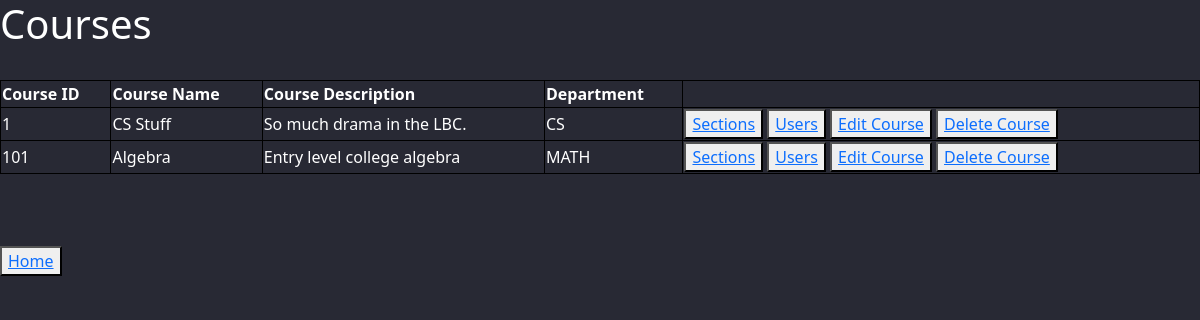
The app's page /courses/ (signed in) with its own data.
### Management/models.py (models this page shows, shortened)
class Course(models.Model):
    courseID = models.IntegerField(primary_key=True)
    courseName = models.CharField(max_length=40)
    courseDescription = models.CharField(max_length=140)
    courseDepartment = models.CharField(max_length=16)

### Management/views.py (the view)
# urls.py: path('courses/', courses.as_view(), name='courses'),
class courses(View):
    def get(self, request):
        userRole = request.session['roleSession']
        course = Course.objects.all()
        context = {'courses': course, 'roleTemplate': userRole}
        return render(request, "main/Course/courses.html", context)

### templates/main/Course/courses.html (shortened to what this page needs)
{% extends 'base.html' %}
{% block content %}
<h1>Courses</h1>
{{ message }} <br>
<table style="width:100%">
  <tr>
      <th>Course ID</th>
    <th>Course Name</th>
    <th>Course Description</th>
    <th>Department</th>
  </tr>
  {% for course in courses %}
  <tr>
    <td>{{ course.courseID }}</td>
    <td>{{ course.courseName }}</td>
    <td>{{ course.courseDescription }}</td>
    <td>{{ course.courseDepartment }}</td>
    <td>
        <button type="button"><a href="{% url 'sections' course.courseID %}">Sections</a></button>
        <button type="button"><a href="{% url 'usersInCourse' course.courseID %}">Users</a></button>
        <button type="button"><a href="{% url 'courseedit' course.courseID %}">Edit Course</a></button>
        <button type="button"><a href="{% url 'courseDelete' course.courseID %}">Delete Course</a></button>
    </td>
  </tr>
  {% endfor %}
</table> <br>
<br> <br> <button type="button"><a href="{% url 'mainHome' %}">Home</a></button>
{% endblock content %}

### static/css/style.css (style rules this page uses)
body { background-color: #282934; color: white; }

### templates/base.html (style rules this page uses)
body { background-color: #282934; color: white !important; }

### templates/main/Course/courses.html (style rules this page uses)
table, th, td { border:1px solid black; }

### records on screen
Course: courseID "1", courseName "CS Stuff", courseDescription "So much drama in the LBC.", courseDepartment "CS"
Course: courseID "101", courseName "Algebra", courseDescription "Entry level college algebra", courseDepartment "MATH"
